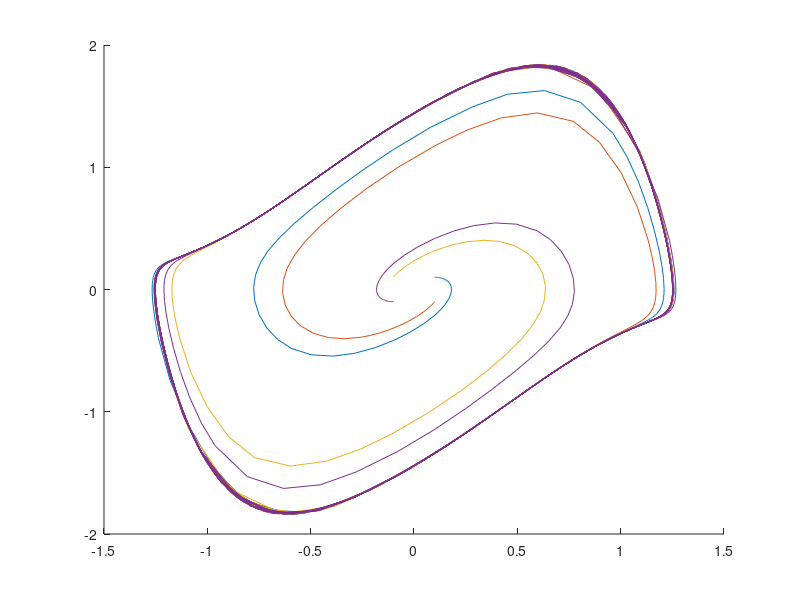

Source code (MATLAB):
clf
mu = 1;
a = 2;
tmax = 100;
x0_array = [0.1, 0.1, -0.1, -0.1];
y0_array = [0.1, -0.1, 0.1, -0.1];

dydt = @(t, y) [y(2); -mu*(y(1)^2 + a*y(1)^4-1)*y(2)-y(1)];
hold on
for i = 1:length(x0_array)
    x0 = x0_array(i);
    y0 = y0_array(i);
    [t,y] = ode45(dydt, [1 tmax], [x0,y0]);

    plot(y(:,1), y(:,2))
end